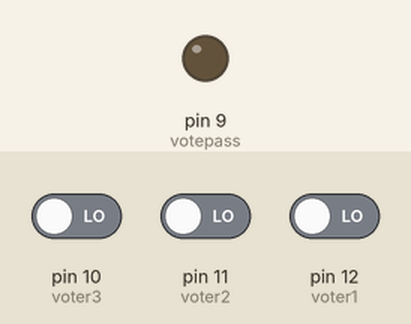
This sketch was run on a simulated Arduino Uno, built with avr-gcc and run on an emulated ATmega328P. Parts: output pins drawn as LEDs (lit = HIGH). The test bench sets the inputs (shaded band); at power-on: pin 10 (voter3) LOW, pin 11 (voter2) LOW, pin 12 (voter1) LOW.

Above: at 1.2 s.
1.3 s: pin 10 (voter3) driven HIGH and pin 11 (voter2) driven HIGH
At 2.2 s:
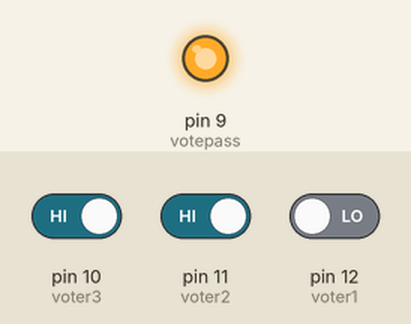
2.8 s: pin 10 (voter3) driven LOW
At 3.3 s:
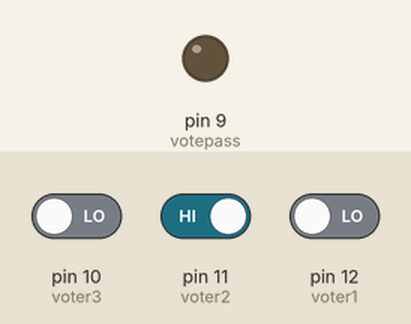
4.3 s: pin 10 (voter3) driven HIGH
At 5.6 s:
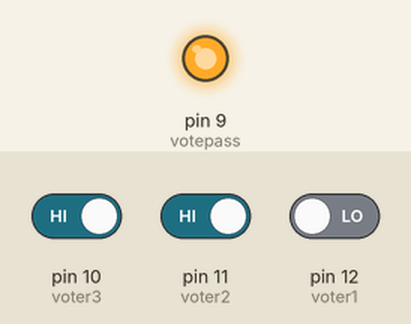
Timing chart, 0 to 7.3 s (numbered marks = the images above; inputs shaded):
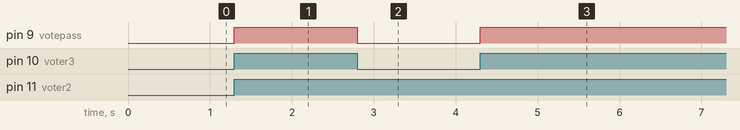

Measured:
- after the input at 1.3 s, pin 9 (votepass): LOW → HIGH at once
- after the input at 2.8 s, pin 9 (votepass): HIGH → LOW at once
- after the input at 4.3 s, pin 9 (votepass): LOW → HIGH at once

The sketch:

3_voters_vote_system.ino
```cpp
int voter1=12,voter2=11,voter3=10;
int votepass=9;
void setup() {
  pinMode(voter1,INPUT);
  pinMode(voter1,INPUT);
  pinMode(voter1,INPUT);
  pinMode(votepass,OUTPUT);
}
int read1=digitalRead(voter1);
int read2=digitalRead(voter2);
int read3=digitalRead(voter3);
void loop() {
  read1=digitalRead(voter1);
  read2=digitalRead(voter2);
  read3=digitalRead(voter3);
  if(read1==HIGH && read2==HIGH)digitalWrite(votepass,HIGH);
  else if(read2==HIGH && read3==HIGH)digitalWrite(votepass,HIGH);
  else if(read1==HIGH && read3==HIGH)digitalWrite(votepass,HIGH);
  else if(read1==HIGH && read2==HIGH && read3==HIGH)
    digitalWrite(votepass,HIGH);
  else digitalWrite(votepass,LOW);
}
```
